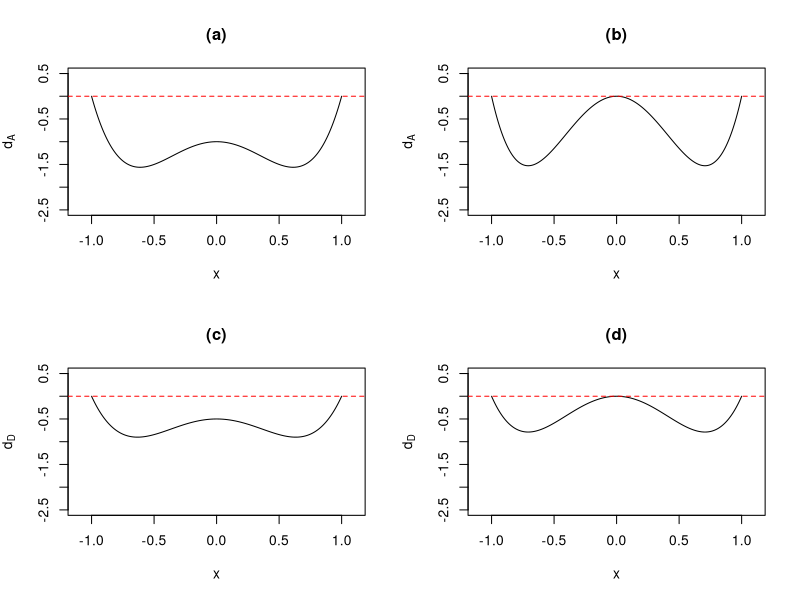

This chart was generated by the following R code:
# Compute A/D-optimal Design at optimal solution
# For polynomial Regression

# Nov 14 / 2017
# Author: Chi-Kuang Yeh
#########################################################

# sum(diag(A)) is equivalent to trace(A)
# direct sum = direct.sum( x, y )
# matrix.trace
library("matrixcalc")
# Order of the polynomial model
q = 2
t1 = 0.5
t2 = 0.6
t3 = 0.6
t4 = 0.7

# The optimal Solution

## Calculating g1,G2 at optimal
Bmat = function(tb, xi) {
  g1 = matrix(0, nrow = 2, ncol = 1)
  G2 = matrix(0, nrow = 2, ncol = 2)
  
  for (i in 1:ncol(xi)) {
    g1[1, 1] = g1[1, 1] + xi[2, i] * xi[1, i]
    # wi*xi
    g1[2, 1] = g1[2, 1] + xi[2, i] * (xi[1, i]) ^ 2
    # wi*xi^2
    
    G2[1, 1] = G2[1, 1] + xi[2, i] * (xi[1, i]) ^ 2
    #wi*xi^2
    G2[1, 2] = G2[1, 2] + xi[2, i] * (xi[1, i]) ^ 3
    #wi*xi^3
    G2[2, 1] = G2[2, 1] + xi[2, i] * (xi[1, i]) ^ 3
    #wi*xi^3
    G2[2, 2] = G2[2, 2] + xi[2, i] * (xi[1, i]) ^ 4
    #wi*xi^4
  }
  B = rbind(cbind(1, sqrt(tb) * t(g1)), cbind(sqrt(tb) * g1, G2)) # Constructing the matrix B
}
# Calculate the partial derivative of the polynomial model
# With order q
# The answer is in as a column vector
ff = function(x) {
  partial = matrix(0, nrow = q, ncol = 1)
  
  for (i in 1:q) {
    partial[i, 1] = x^i
  }
  return(partial)
  
}
# Finally, Calculating the directioal derivative
# Parameter:
#   tt is the skewness, type is which design, 1: A , 2: D
d_t = function(x, tt, type) {
  f = ff(x)
  
  if (type == 1) {
    if (tt <= 2 - sqrt(2)) {
      data_1 = c(-1, 1, 0.5, 0.5)
      xi = matrix(data_1, 
                  nrow = 2, ncol = 2,
                  byrow = T)
    } else{
      data_1 = c(-1, 0, 1, (2 - sqrt(2)) / (2 * tt),
                 (tt - 2 + sqrt(2)) / tt, (2 - sqrt(2))/(2 * tt))
      
      xi = matrix(data_1, nrow = 2, ncol = length(data_1)/2, byrow = T)
    }
    B = Bmat(tt, xi)
    C = direct.sum(0, diag(q))
    
    M = rbind(cbind(1, sqrt(tt) * t(f)), cbind(sqrt(tt) * f, f %*% t(f)))
    
    return (matrix.trace(M %*% solve(B) %*% C %*% solve(B)) - matrix.trace(C %*% solve(B)))
  } else if (type == 2) {
    if (tt <= 2 / 3) {
      data_1 = c(-1, 1, 0.5, 0.5)
      
      xi = matrix(
        data_1,
        nrow = 2,
        ncol = length(data_1) / 2,
        byrow = T
      )
      
    } else{
      data_1 = c(-1, 0, 1, 1/(3 * tt), (3 * tt - 2)/(3 * tt), 1/(3 * tt))
      
      xi = matrix(
        data_1,
        nrow = 2,
        ncol = length(data_1) / 2,
        byrow = T
      )
      
    }
    B = Bmat(tt, xi)
    
    M = rbind(cbind(1, sqrt(tt) * t(f)), cbind(sqrt(tt) * f, f %*% t(f)))
    
    return (matrix.trace(M %*% solve(B)) - (q + 1))
    
  } else
    return("invalid input")
}


# Plotting ----------------------------------------------------------------
x = seq(from = -1, to = 1, by = 0.001)
par(mfrow = c(2, 2))

# dA, t=0.1
plot(x, sapply(x, function(x) d_t(x,t=t1,type=1)),
     col = "black",
     xlim = c(-1.10, 1.10), ylim = c(-2.5, 0.5), ylab = expression('d'["A"]), 
     type = "l", 
     main = "(a)");
abline(h = 0, col = "red", lty = "dashed")


# dA, t=0.6
plot(x, sapply(x, function(x) d_t(x, t = t2, type = 1)),
  col = "black",
  xlim = c(-1.10, 1.10), ylim = c(-2.5, 0.5), ylab = expression('d'["A"]),
  type = "l",
  main = "(b)")
abline(h = 0, col = "red", lty = "dashed")

# dD, t = 0.2
plot(
  x,
  sapply(x, function(x)
    d_t(x, t = t3, type = 2)),
  col = "black",
  xlim = c(-1.10, 1.10), ylim = c(-2.5, 0.5), ylab = expression('d'["D"]),
  type = "l",
  main = "(c)")
abline(h = 0, col = "red", lty = "dashed")

# dD, t = 0.6
plot(x, sapply(x, function(x) d_t(x, t = t4, type = 2)),
  col = "black",
  xlim = c(-1.10, 1.10), ylim = c(-2.5, 0.5), ylab = expression('d'["D"]),
  type = "l",
  main = "(d)")
abline(h = 0, col = "red", lty = "dashed")
